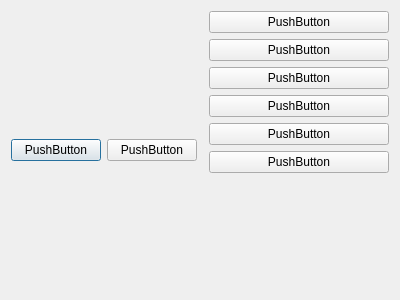
<?xml version="1.0" encoding="UTF-8"?>
<ui version="4.0">
 <class>Dialog</class>
 <widget class="QDialog" name="Dialog">
  <property name="geometry">
   <rect>
    <x>0</x>
    <y>0</y>
    <width>400</width>
    <height>300</height>
   </rect>
  </property>
  <property name="windowTitle">
   <string>Dialog</string>
  </property>
  <layout class="QGridLayout" name="gridLayout_2">
   <item row="0" column="0" rowspan="4">
    <layout class="QHBoxLayout" name="horizontalLayout">
     <item>
      <widget class="QPushButton" name="pushButton">
       <property name="text">
        <string>PushButton</string>
       </property>
      </widget>
     </item>
     <item>
      <widget class="QPushButton" name="pushButton_2">
       <property name="text">
        <string>PushButton</string>
       </property>
      </widget>
     </item>
    </layout>
   </item>
   <item row="0" column="3" rowspan="4">
    <layout class="QFormLayout" name="formLayout">
     <property name="sizeConstraint">
      <enum>QLayout::SetDefaultConstraint</enum>
     </property>
     <property name="fieldGrowthPolicy">
      <enum>QFormLayout::AllNonFixedFieldsGrow</enum>
     </property>
     <property name="rowWrapPolicy">
      <enum>QFormLayout::WrapLongRows</enum>
     </property>
     <property name="labelAlignment">
      <set>Qt::AlignCenter</set>
     </property>
     <item row="3" column="1">
      <widget class="QPushButton" name="pushButton_7">
       <property name="text">
        <string>PushButton</string>
       </property>
      </widget>
     </item>
     <item row="4" column="1">
      <widget class="QPushButton" name="pushButton_6">
       <property name="text">
        <string>PushButton</string>
       </property>
      </widget>
     </item>
     <item row="0" column="1">
      <widget class="QPushButton" name="pushButton_4">
       <property name="text">
        <string>PushButton</string>
       </property>
      </widget>
     </item>
     <item row="7" column="1">
      <widget class="QPushButton" name="pushButton_3">
       <property name="text">
        <string>PushButton</string>
       </property>
      </widget>
     </item>
     <item row="6" column="1">
      <widget class="QPushButton" name="pushButton_5">
       <property name="text">
        <string>PushButton</string>
       </property>
      </widget>
     </item>
     <item row="1" column="1">
      <widget class="QPushButton" name="pushButton_8">
       <property name="text">
        <string>PushButton</string>
       </property>
      </widget>
     </item>
    </layout>
   </item>
  </layout>
 </widget>
 <resources/>
 <connections/>
</ui>
